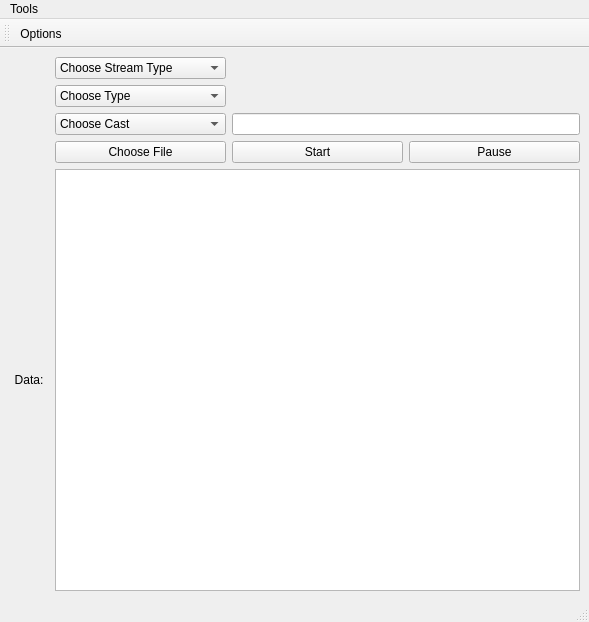
<?xml version="1.0" encoding="UTF-8"?>
<ui version="4.0">
 <class>MainWindow</class>
 <widget class="QMainWindow" name="MainWindow">
  <property name="geometry">
   <rect>
    <x>0</x>
    <y>0</y>
    <width>589</width>
    <height>622</height>
   </rect>
  </property>
  <property name="sizePolicy">
   <sizepolicy hsizetype="Minimum" vsizetype="Minimum">
    <horstretch>0</horstretch>
    <verstretch>0</verstretch>
   </sizepolicy>
  </property>
  <property name="maximumSize">
   <size>
    <width>589</width>
    <height>622</height>
   </size>
  </property>
  <property name="windowTitle">
   <string>Audio Stream</string>
  </property>
  <widget class="QWidget" name="centralwidget">
   <layout class="QGridLayout" name="gridLayout">
    <item row="4" column="0">
     <widget class="QLabel" name="label">
      <property name="text">
       <string>Data:</string>
      </property>
      <property name="alignment">
       <set>Qt::AlignCenter</set>
      </property>
     </widget>
    </item>
    <item row="0" column="1">
     <widget class="QComboBox" name="comboBox_liveFileStream">
      <item>
       <property name="text">
        <string>Choose Stream Type</string>
       </property>
      </item>
      <item>
       <property name="text">
        <string>Live Stream</string>
       </property>
      </item>
      <item>
       <property name="text">
        <string>File Stream</string>
       </property>
      </item>
     </widget>
    </item>
    <item row="4" column="1" colspan="3">
     <widget class="QTextBrowser" name="textBrowser"/>
    </item>
    <item row="3" column="1">
     <widget class="QPushButton" name="pushButton_chooseFile">
      <property name="text">
       <string>Choose File</string>
      </property>
     </widget>
    </item>
    <item row="1" column="1">
     <widget class="QComboBox" name="comboBox_senderReceiver">
      <item>
       <property name="text">
        <string>Choose Type</string>
       </property>
      </item>
      <item>
       <property name="text">
        <string>Sender</string>
       </property>
      </item>
      <item>
       <property name="text">
        <string>Receiver</string>
       </property>
      </item>
     </widget>
    </item>
    <item row="3" column="2">
     <widget class="QPushButton" name="pushButton_start">
      <property name="text">
       <string>Start</string>
      </property>
      <property name="checkable">
       <bool>true</bool>
      </property>
      <property name="checked">
       <bool>false</bool>
      </property>
      <property name="autoRepeat">
       <bool>false</bool>
      </property>
      <property name="autoExclusive">
       <bool>false</bool>
      </property>
     </widget>
    </item>
    <item row="3" column="3">
     <widget class="QPushButton" name="pushButton_pause">
      <property name="text">
       <string>Pause</string>
      </property>
      <property name="checkable">
       <bool>true</bool>
      </property>
     </widget>
    </item>
    <item row="2" column="2" colspan="2">
     <widget class="QLineEdit" name="lineEdit_IP">
      <property name="text">
       <string/>
      </property>
     </widget>
    </item>
    <item row="2" column="1">
     <widget class="QComboBox" name="comboBox_cast">
      <item>
       <property name="text">
        <string>Choose Cast</string>
       </property>
      </item>
      <item>
       <property name="text">
        <string>Unicast</string>
       </property>
      </item>
      <item>
       <property name="text">
        <string>Multicast</string>
       </property>
      </item>
     </widget>
    </item>
    <item row="0" column="0">
     <widget class="QLabel" name="label_Icon_RS">
      <property name="sizePolicy">
       <sizepolicy hsizetype="Minimum" vsizetype="Minimum">
        <horstretch>0</horstretch>
        <verstretch>0</verstretch>
       </sizepolicy>
      </property>
      <property name="maximumSize">
       <size>
        <width>40</width>
        <height>40</height>
       </size>
      </property>
      <property name="text">
       <string/>
      </property>
      <property name="pixmap">
       <pixmap resource="resource.qrc">:/Images/RS_usa.jpeg</pixmap>
      </property>
      <property name="scaledContents">
       <bool>true</bool>
      </property>
     </widget>
    </item>
   </layout>
  </widget>
  <widget class="QMenuBar" name="menubar">
   <property name="geometry">
    <rect>
     <x>0</x>
     <y>0</y>
     <width>589</width>
     <height>23</height>
    </rect>
   </property>
   <widget class="QMenu" name="menuTools">
    <property name="title">
     <string>Tools</string>
    </property>
    <addaction name="actionOptions"/>
   </widget>
   <addaction name="menuTools"/>
  </widget>
  <widget class="QStatusBar" name="statusbar"/>
  <widget class="QToolBar" name="toolBar">
   <property name="windowTitle">
    <string>toolBar</string>
   </property>
   <attribute name="toolBarArea">
    <enum>TopToolBarArea</enum>
   </attribute>
   <attribute name="toolBarBreak">
    <bool>false</bool>
   </attribute>
   <addaction name="actionOptions"/>
  </widget>
  <action name="actionOptions">
   <property name="icon">
    <iconset resource="resource.qrc">
     <normaloff>:/Images/settingsIcon.png</normaloff>:/Images/settingsIcon.png</iconset>
   </property>
   <property name="text">
    <string>Options</string>
   </property>
  </action>
 </widget>
 <resources>
  <include location="resource.qrc"/>
 </resources>
 <connections/>
</ui>
